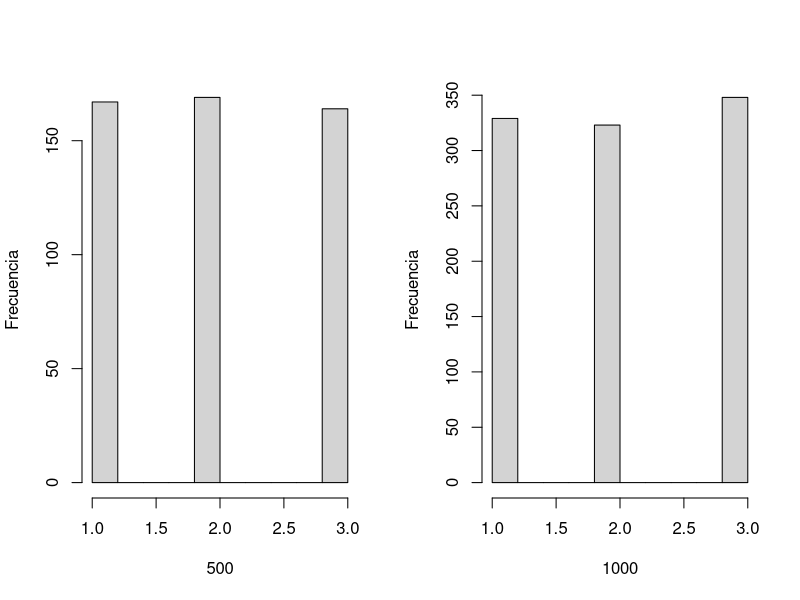

Write the R code that produced this figure.
set.seed(123)
n<-c(500,1000)
theta<-3
par(mfrow=c(1,2))
for(i in 1:length(n)){
a<-n[i]
hist(sample(theta,n[i],replace=TRUE),main="",xlab=a,ylab="Frecuencia")
}
